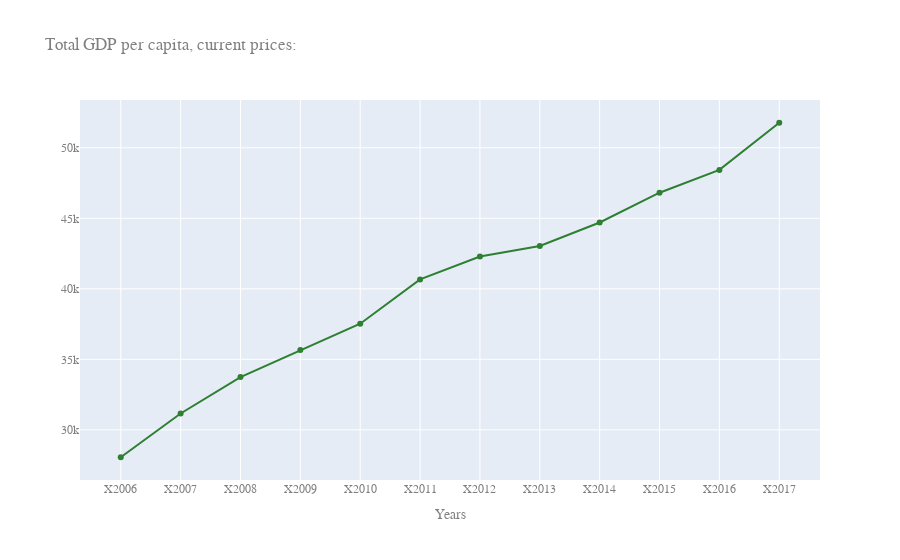

Write notebook code for a chart like this one.
### Markdown cell above
GDP:

### Code cell
df18 = pd.DataFrame(pd.read_csv("~/Desktop/Micro project/GDP.csv", 
                              index_col=0) )[['YEAR', 'TOTAL']].copy()
fig = go.Figure()
fig.add_trace(go.Scatter(
                x=df18.YEAR,
                y=df18['TOTAL'],
                name="TOTAL",
                line_color='darkgreen',
                opacity=0.8))

fig.update_layout(title="Total GDP per capita, current prices:",
    xaxis_title="Years",
    font=dict(
        family="Courier New, monospace, bold",
        color="#7f7f7f"
    )
)

### Figure 1 — Plotly figure (JSON) as saved in the notebook; plotly's stock layout.template omitted (floating-point values rounded to 4 significant figures)
{"data": [{"line": {"color": "darkgreen"}, "name": "TOTAL", "opacity": 0.8, "type": "scatter", "x": ["X2006", "X2007", "X2008", "X2009", "X2010", "X2011", "X2012", "X2013", "X2014", "X2015", "X2016", "X2017"], "y": [28056, 31158, 33741, 35658, 37524, 40669, 42285, 43034, 44705, 46814, 48433, 51776]}], "layout": {"font": {"color": "#7f7f7f", "family": "Courier New, monospace, bold"}, "title": {"text": "Total GDP per capita, current prices:"}, "xaxis": {"title": {"text": "Years"}}}}
